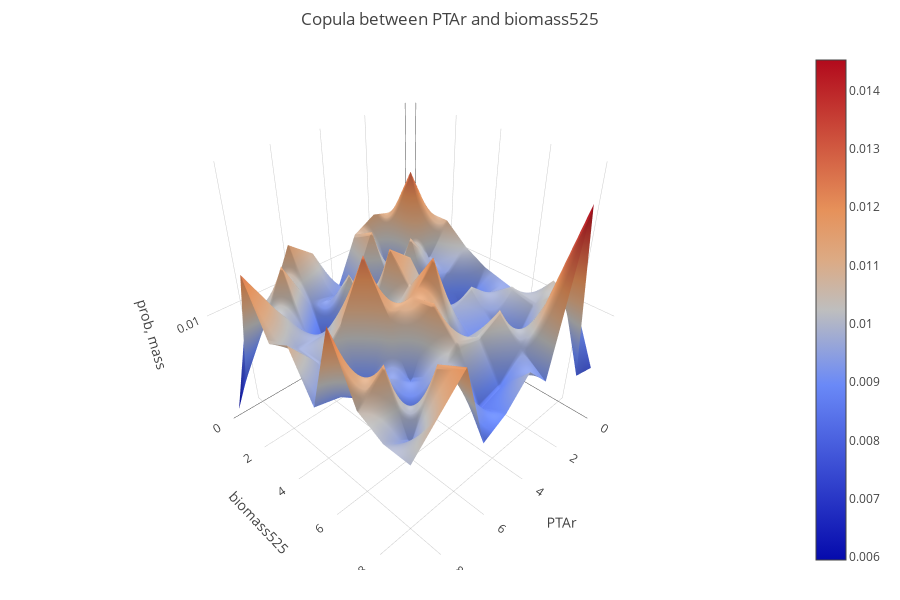

Notebook cell for this chart:
### Code cell
dingo.illustrations.plot_copula(
    data_flux1 = [no_lac_ox_opt50_clip["PTAr"], "PTAr"], 
    data_flux2 = [no_lac_ox_opt50_clip["biomass525"], "biomass525"], 
    n = 10
)
